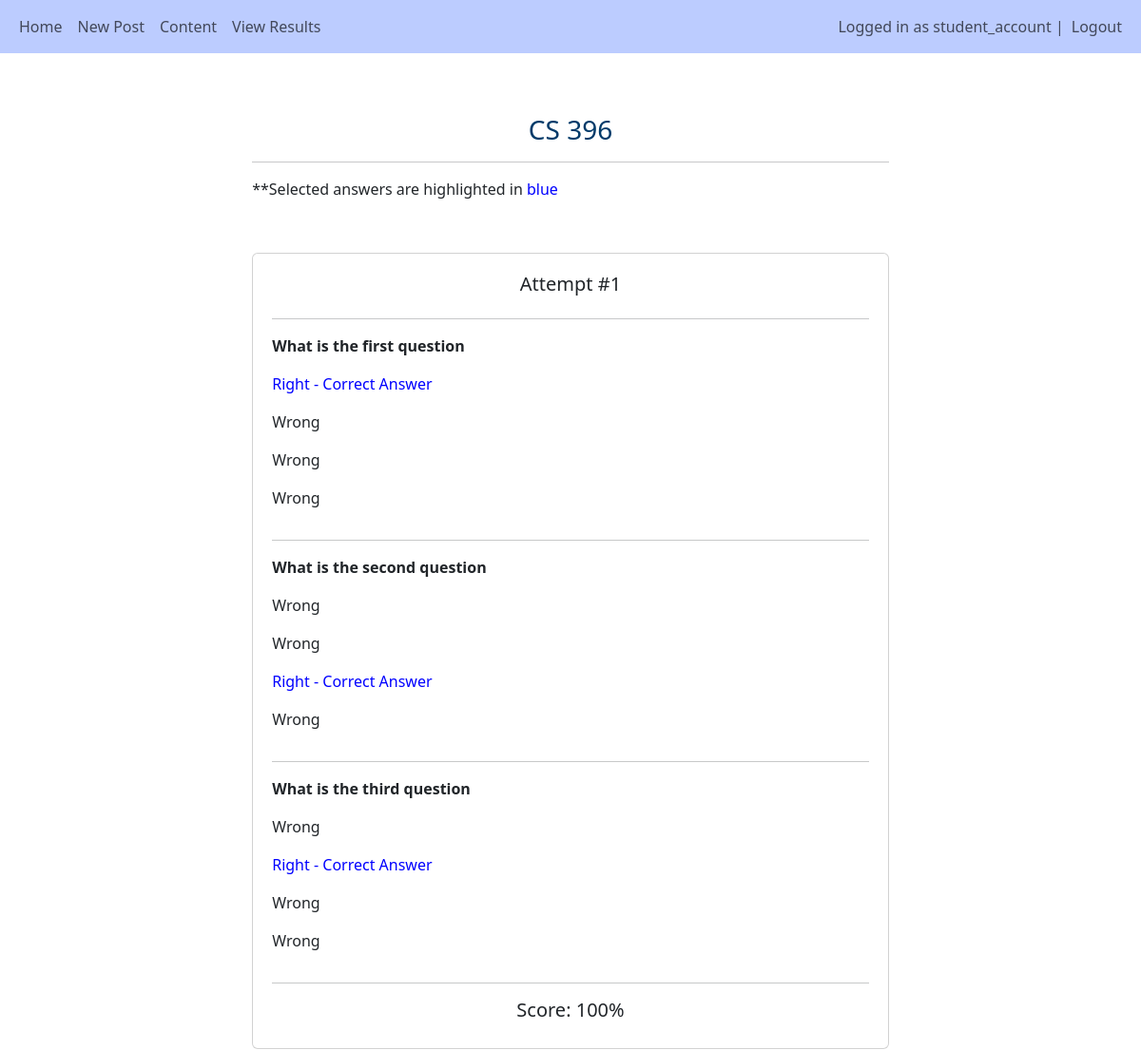
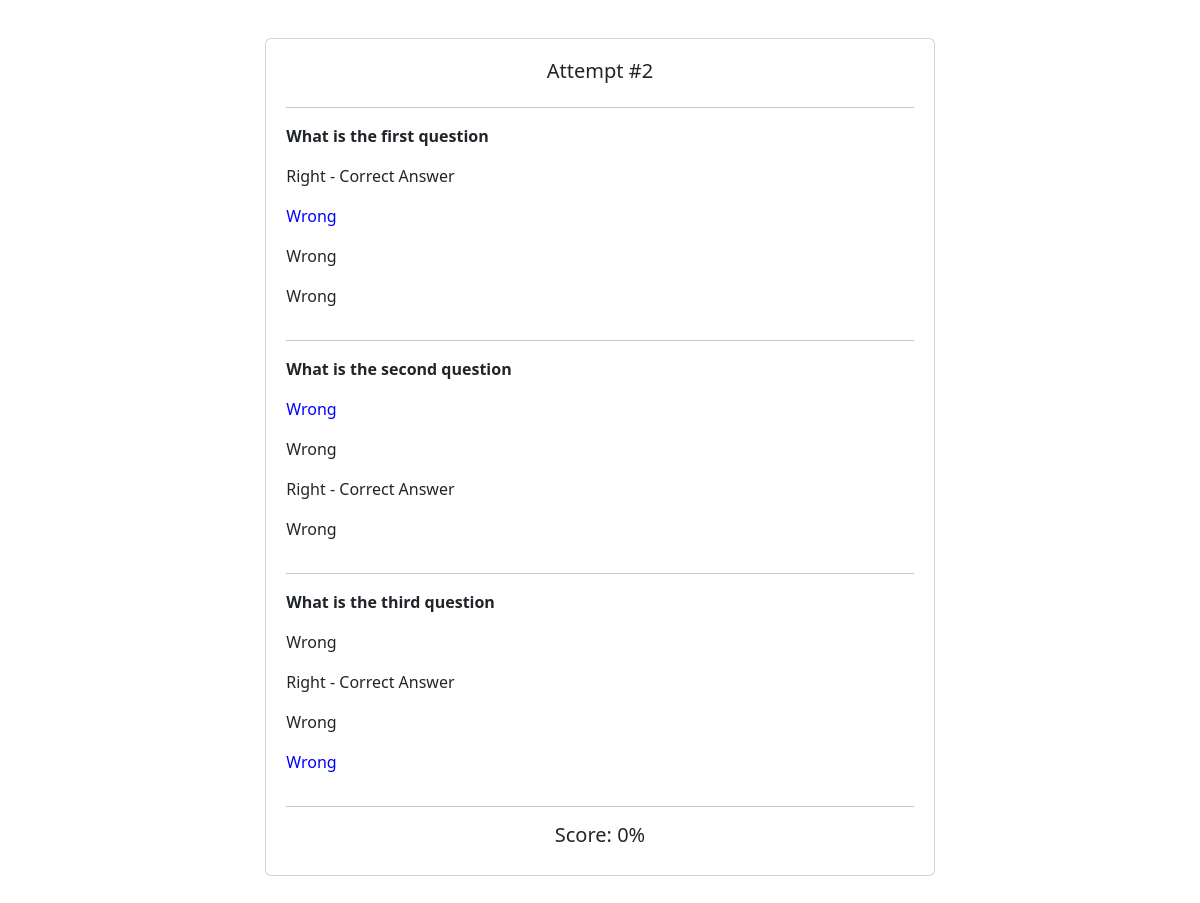
/home/group_results_detail/1/1 (signed in), run on the app's committed database (2 pictures, top to bottom).
### main/models.py (models this page shows, shortened)
class User(AbstractUser):
    is_teacher = models.BooleanField('Is teacher', default=False)
    is_student = models.BooleanField('Is student', default=False)

class Subject(models.Model):
    teacher = models.ForeignKey(User, null=True, on_delete=models.CASCADE)
    title = models.CharField(max_length=255)
    max_attempts = models.IntegerField(default=3)

class Attempt(models.Model):
    student = models.ForeignKey(User, null=True, on_delete=models.CASCADE)
    subject = models.ForeignKey(Subject, null=True, related_name="attempts", on_delete=models.CASCADE)
    number = models.IntegerField(default=0)
    score = models.DecimalField(null=True, blank=True, max_digits=5, decimal_places=0)

class Question(models.Model):
    subject = models.ForeignKey(Subject, related_name="questions", on_delete=models.CASCADE)
    text = models.CharField('Question', max_length=255, blank=True)

class Answer(models.Model):
    question = models.ForeignKey(Question, related_name="answers", on_delete=models.CASCADE)
    text = models.CharField(max_length=255, null=True, blank=True)
    is_correct = models.BooleanField(null=True, blank=True)

### main/views.py (the view)
# urls.py: path('group_results_detail/<int:subject_id>/<int:student_id>', views.group_results_detail, name="group_results_detail"),
@login_required(login_url="/login")
def group_results_detail(request, subject_id, student_id):
    attempts = Attempt.objects.all()
    subject = Subject.objects.get(pk=subject_id)
    questions = Question.objects.filter(subject=subject)
    student_name = ""
    attemptsMade = []
    aa = {}
    for attempt in attempts:
        if attempt.student.id == student_id and attempt.subject == subject:
            attemptsMade.append(attempt)
            student_name = attempt.student
    print(student_name)
    for attempt in attemptsMade:
        for question in questions:
            for attempted_answer in attempt.attempted_answers.all():
                aa.update({attempted_answer.answer : attempt})
    return render(request, 'main/results/group_results_detail.html', {"attemptsMade":attemptsMade, "subject":subject, "questions":questions, "aa":aa})

### main/templatetags/filters.py (called while the page is built)
@register.filter(name='get_item')
def get_item(dictionary, key):
    return dictionary.get(key)

### main/templates/main/results/group_results_detail.html (shortened to what this page needs)
{% extends 'main/base.html'%}
{% load crispy_forms_tags %}
{% load filters %}
{% block content %}
<div style="width:60%; margin:auto">
    <br>
    <h3 style="text-align:center; color:rgb(0, 58, 105)">{{subject.title}}</h3><hr>
    <p>**Selected answers are highlighted in <span style="color:blue">blue</span></p><br>
    {% for attempt in attemptsMade %}
    <div class="card" style="padding:20px; margin-top:15px">
        <h5 style="text-align:center">Attempt #{{attempt.number}}</h5><hr>
        {% for question in subject.questions.all %}
        <p style="font-weight:bold">{{question.text}}</p>
            {% for answer in question.answers.all %}
                {% if answer in aa and aa|get_item:answer == attempt %}
                <p style="color:blue">{{answer.text}}{% if answer.is_correct %} - Correct Answer{% endif %}</p>
                {% else %}
                <p>{{answer.text}}{% if answer.is_correct %} - Correct Answer{% endif %}</p>
                {% endif %}
            {% endfor %}
            <hr>
        {% endfor %}
        <h5 style="text-align:center">Score: {{attempt.score}}%</h5>
    </div><br>
    {% endfor %}
</div><br>
{% endblock %}

### main/templates/main/base.html (shortened to what this page needs)
<!DOCTYPE html>
<html lang="en">
<head>
    <link href="https://cdn.jsdelivr.net/npm/bootstrap@5.3.2/dist/css/bootstrap.min.css" rel="stylesheet">
    <link rel="stylesheet" href="https://cdnjs.cloudflare.com/ajax/libs/font-awesome/4.7.0/css/font-awesome.min.css">
</head>
<body>
    <nav class="navbar navbar-light navbar-expand-lg" style="background-color: #bcccff;">
        <div class="container-fluid">
            <div>
                <ul class="nav navbar-nav">
                    <li class="nav-item">
                        <a class="nav-link" href="/home">Home</a>
                    </li>
                    {% if user.is_teacher %}
                    <li class="nav-item">
                        <a class="nav-link" href="/create_post">Post Content</a>
                    </li>
                    <li class="nav-item">
                        <a class="nav-link" href="/subject_setup">New Subject</a>
                    </li>
                    <li class="nav-item">
                        <a class="nav-link" href="/view_subjects">View Subjects</a>
                    </li>
                    <li class="nav-item">
                        <a class="nav-link" href="/group_results">View Scores</a>
                    </li>
                    {% elif user.is_student %}
                    <li class="nav-item">
                        <a class="nav-link" href="/create_post">New Post</a>
                    </li>
                    <li class="nav-item">
                        <a class="nav-link" href="/content">Content</a>
                    </li>
                    <li class="nav-item">
                        <a class="nav-link" href="/ind_results">View Results</a>
                    </li>
                    {% endif %}
                </ul>
            </div>
            <div>
                <ul class="navbar-nav">
                    {% if user.is_authenticated %}
                    <span class="navbar-text">Logged in as {{user.username}} | </span>
                    <li class="nav-item">
                        <a class="nav-link" href="/logout">Logout</a>
                    </li>
                    {% else %}
                    <li class="nav-item">
                        <a class="nav-link" href="/login">Login</a>
                    </li>
                    {% endif %}
                </ul>
            </div>
        </div>
    </nav><br>
        <div class="container">
            {% block content %}
            {% endblock %}
        </div>
</body>
</html>

### data on the page
User: username "student_account"
Subject: title "CS 396"
Attempt: number "1", score "100"
Question: text "What is the first question"
Answer: text "Right", is_correct "- Correct Answer"
Answer: text "Wrong"
Answer: text "Wrong"
Answer: text "Wrong"
Question: text "What is the second question"
Answer: text "Wrong"
Answer: text "Wrong"
Answer: text "Right", is_correct "- Correct Answer"
Answer: text "Wrong"
Question: text "What is the third question"
Answer: text "Wrong"
Answer: text "Right", is_correct "- Correct Answer"
Answer: text "Wrong"
Answer: text "Wrong"
Attempt: number "2", score "0"
